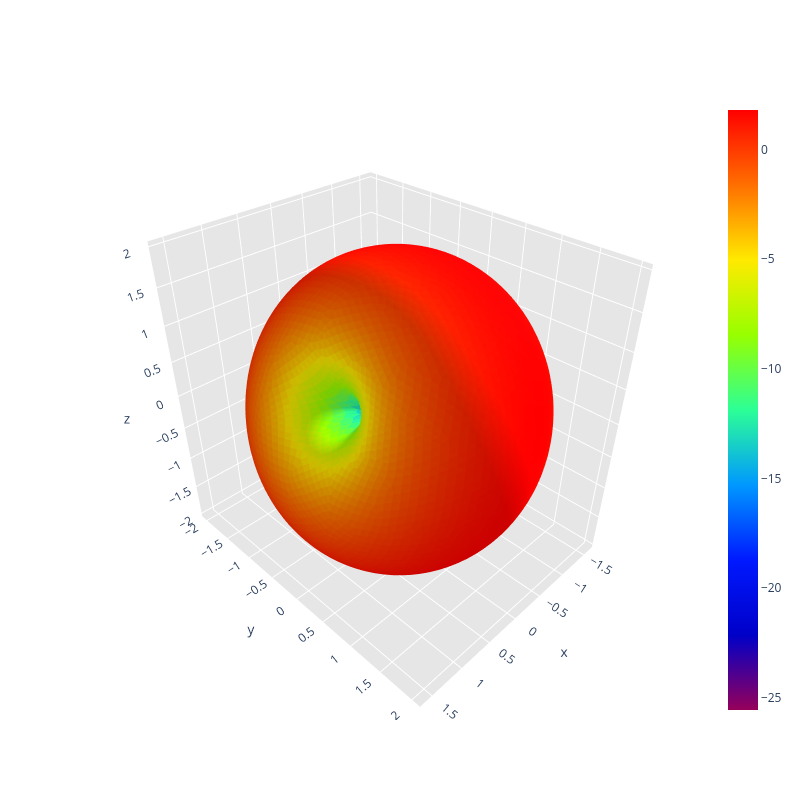

Here is the notebook cell this chart was saved with:
### Code cell
print("Calculating radiation intensity distribution over sphere surface...")
radiation_intensity_distribution_over_sphere_surface(path, save_image=True)

### Figure 1 — Plotly figure (JSON) as saved in the notebook; plotly's stock layout.template omitted (floating-point values rounded to 4 significant figures; data arrays with more than 128 entries replaced by an {"elided": "..."} marker saying what was removed)
{"data": [{"facecolor": {"elided": "10296 str values"}, "i": {"elided": "10296 int values"}, "j": {"elided": "10296 int values"}, "k": {"elided": "10296 int values"}, "name": "", "type": "mesh3d", "x": {"elided": "5150 float values"}, "y": {"elided": "5150 float values"}, "z": {"elided": "5150 float values"}}, {"hoverinfo": "none", "marker": {"color": [-25.56, 1.791], "colorscale": [[0, "rgb(150, 0, 90)"], [0.125, "rgb(0, 0, 200)"], [0.25, "rgb(0, 25, 255)"], [0.375, "rgb(0, 152, 255)"], [0.5, "rgb(44, 255, 150)"], [0.625, "rgb(151, 255, 0)"], [0.75, "rgb(255, 234, 0)"], [0.875, "rgb(255, 111, 0)"], [1, "rgb(255, 0, 0)"]], "showscale": true, "size": 0.1}, "mode": "markers", "showlegend": false, "type": "scatter3d", "x": [1.171e-16], "y": [-2.868e-32], "z": [1.912]}], "layout": {"height": 800, "scene": {"aspectratio": {"x": 0.7994, "y": 1, "z": 0.9713}, "xaxis": {"backgroundcolor": "rgb(230, 230, 230)", "gridcolor": "rgb(255, 255, 255)", "showbackground": true, "zerolinecolor": "rgb(255, 255, 255)"}, "yaxis": {"backgroundcolor": "rgb(230, 230, 230)", "gridcolor": "rgb(255, 255, 255)", "showbackground": true, "zerolinecolor": "rgb(255, 255, 255)"}, "zaxis": {"backgroundcolor": "rgb(230, 230, 230)", "gridcolor": "rgb(255, 255, 255)", "showbackground": true, "zerolinecolor": "rgb(255, 255, 255)"}}, "title": {"text": ""}, "width": 800}}
